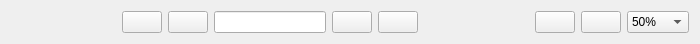
<?xml version="1.0" encoding="UTF-8"?>
<ui version="4.0">
 <class>ArticleDisplayerController</class>
 <widget class="QWidget" name="ArticleDisplayerController">
  <property name="geometry">
   <rect>
    <x>0</x>
    <y>0</y>
    <width>700</width>
    <height>41</height>
   </rect>
  </property>
  <property name="windowTitle">
   <string>Form</string>
  </property>
  <layout class="QHBoxLayout" name="horizontalLayout">
   <item>
    <spacer name="horizontalSpacer">
     <property name="orientation">
      <enum>Qt::Horizontal</enum>
     </property>
     <property name="sizeHint" stdset="0">
      <size>
       <width>40</width>
       <height>20</height>
      </size>
     </property>
    </spacer>
   </item>
   <item>
    <widget class="QPushButton" name="firstPageBtn">
     <property name="text">
      <string/>
     </property>
     <property name="icon">
      <iconset resource="../MindReader/res/resource.qrc">
       <normaloff>:/img/first</normaloff>:/img/first</iconset>
     </property>
     <property name="iconSize">
      <size>
       <width>24</width>
       <height>24</height>
      </size>
     </property>
    </widget>
   </item>
   <item>
    <widget class="QPushButton" name="prevPageBtn">
     <property name="text">
      <string/>
     </property>
     <property name="icon">
      <iconset resource="../MindReader/res/resource.qrc">
       <normaloff>:/img/backward</normaloff>:/img/backward</iconset>
     </property>
     <property name="iconSize">
      <size>
       <width>24</width>
       <height>24</height>
      </size>
     </property>
    </widget>
   </item>
   <item>
    <widget class="QLineEdit" name="lineEdit">
     <property name="minimumSize">
      <size>
       <width>100</width>
       <height>0</height>
      </size>
     </property>
    </widget>
   </item>
   <item>
    <widget class="QPushButton" name="nextPageBtn">
     <property name="text">
      <string/>
     </property>
     <property name="icon">
      <iconset resource="../MindReader/res/resource.qrc">
       <normaloff>:/img/forward</normaloff>:/img/forward</iconset>
     </property>
     <property name="iconSize">
      <size>
       <width>24</width>
       <height>24</height>
      </size>
     </property>
    </widget>
   </item>
   <item>
    <widget class="QPushButton" name="lastPageBtn">
     <property name="text">
      <string/>
     </property>
     <property name="icon">
      <iconset resource="../MindReader/res/resource.qrc">
       <normaloff>:/img/last</normaloff>:/img/last</iconset>
     </property>
     <property name="iconSize">
      <size>
       <width>24</width>
       <height>24</height>
      </size>
     </property>
    </widget>
   </item>
   <item>
    <spacer name="horizontalSpacer_2">
     <property name="orientation">
      <enum>Qt::Horizontal</enum>
     </property>
     <property name="sizeHint" stdset="0">
      <size>
       <width>40</width>
       <height>20</height>
      </size>
     </property>
    </spacer>
   </item>
   <item>
    <widget class="QPushButton" name="zoomInBtn">
     <property name="text">
      <string/>
     </property>
     <property name="icon">
      <iconset resource="../MindReader/res/resource.qrc">
       <normaloff>:/img/zoomIn</normaloff>:/img/zoomIn</iconset>
     </property>
     <property name="iconSize">
      <size>
       <width>24</width>
       <height>24</height>
      </size>
     </property>
    </widget>
   </item>
   <item>
    <widget class="QPushButton" name="zoomOutBtn">
     <property name="text">
      <string/>
     </property>
     <property name="icon">
      <iconset resource="../MindReader/res/resource.qrc">
       <normaloff>:/img/zoomOut</normaloff>:/img/zoomOut</iconset>
     </property>
     <property name="iconSize">
      <size>
       <width>24</width>
       <height>24</height>
      </size>
     </property>
    </widget>
   </item>
   <item>
    <widget class="QComboBox" name="comboBox">
     <item>
      <property name="text">
       <string>50%</string>
      </property>
     </item>
     <item>
      <property name="text">
       <string>100%</string>
      </property>
     </item>
     <item>
      <property name="text">
       <string>150%</string>
      </property>
     </item>
     <item>
      <property name="text">
       <string>200%</string>
      </property>
     </item>
    </widget>
   </item>
  </layout>
 </widget>
 <resources>
  <include location="../MindReader/res/resource.qrc"/>
 </resources>
 <connections/>
</ui>
